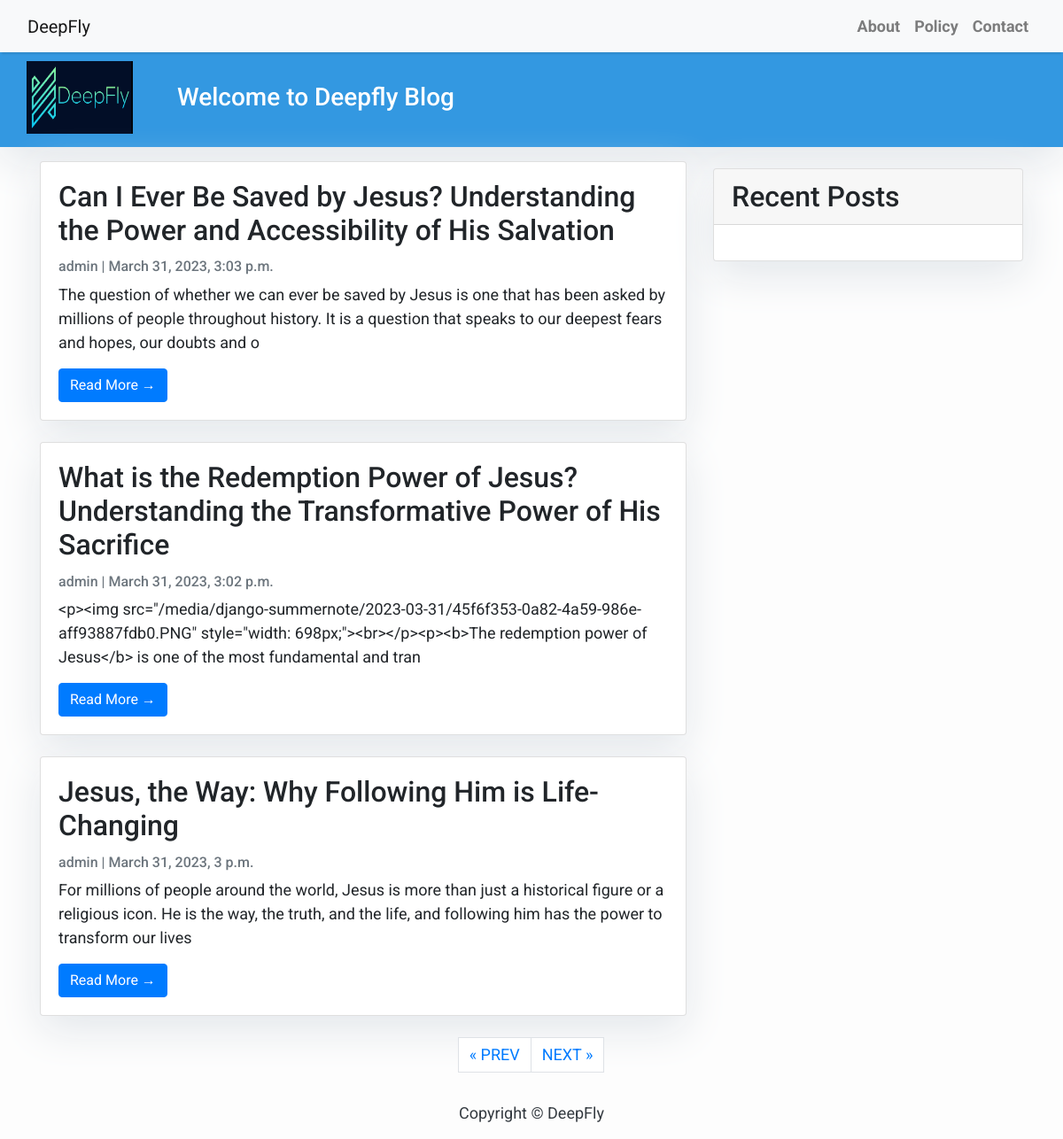
Screenshot of /?page=2 with the database file from the repository.
### blog/models.py (models this page shows, shortened)
class Post(models.Model):
    title = models.CharField(max_length=200, unique=True)
    slug = models.SlugField(max_length=200, unique=True)
    author = models.ForeignKey(User, on_delete= models.CASCADE,related_name='blog_posts')
    updated_on = models.DateTimeField(auto_now= True)
    content = models.TextField()
    created_on = models.DateTimeField(auto_now_add=True)
    status = models.IntegerField(choices=STATUS, default=0)
    class Meta:
        ordering = ['-created_on']

### blog/views.py (the view)
# urls.py: path('', views.PostList, name='home'),
def PostList(request):
    object_list = Post.objects.filter(status=1).order_by('-created_on')
    paginator = Paginator(object_list, 3)  # 3 posts in each page
    page = request.GET.get('page')
    try:
        post_list = paginator.page(page)
    except PageNotAnInteger:
        post_list = paginator.page(1)
    except EmptyPage:
        post_list = paginator.page(paginator.num_pages)
    return render(request,
                  'index.html',
                  {'page': page,
                   'post_list': post_list})

### templates/index.html (shortened to what this page needs)
{% extends "base.html" %}
{% block content %}
<header class="masthead">
    <div class="container">
        <div class="row">
            <img href="{% url 'home' %}" src="/static/img/deepfly.PNG" style="width: 120px;">
            <div class=" col-md-8 col-md-10 mx-auto">
                <div class="site-heading">
                    <h3 class=" site-heading my-4 mt-3 text-white"> Welcome to Deepfly Blog </h3>
                </div>
            </div>
        </div>
    </div>
</header>
<div class="container">
    <div class="row">
        <div class="col-md-8 mt-3 left">
            {% for post in post_list %}
            <div class="card mb-4">
                <div class="card-body">
                    <h2 class="card-title">{{ post.title }}</h2>
                    <p class="card-text text-muted h6">{{ post.author }} | {{ post.created_on}} </p>
                    <p class="card-text">{{post.content|slice:":200" }}</p>
                    <a href="{% url 'post_detail' post.slug  %}" class="btn btn-primary">Read More &rarr;</a>
                </div>
            </div>
            {% endfor %}
        </div>
        {% block sidebar %} {% include 'sidebar.html' %} {% endblock sidebar %}
    </div>
</div>
{% if post_list.has_other_pages %}
  <ul class="pagination justify-content-center">
    {% if post_list.has_previous %}
    <li><a href="?page={{ post_list.previous_page_number }}" class="page-link">&laquo; PREV </a></li>
    {% endif %}
    {% if post_list.has_next %}
    <li><a href="?page={{ post_list.next_page_number }}" class="page-link"> NEXT &raquo;</a></li>
   {% endif %}
  </ul>
{% endif %}
{%endblock%}

### static/css/base.css (style rules this page uses)
body { font-family: "Roboto", sans-serif; font-size: 17px; background-color: #fdfdfd; }
.masthead { background: #3398E1; height: auto; padding-bottom: 15px; box-shadow: 0 16px 48px #E3E7EB; padding-top: 10px; }
.card { box-shadow: 0 16px 48px #E3E7EB; }

### templates/index.html (style rules this page uses)
body { font-family: "Roboto", sans-serif; font-size: 18px; background-color: #fdfdfd; }
.card { box-shadow: 0 16px 48px #E3E7EB; }

### templates/sidebar.html (style rules this page uses)
.card { box-shadow: 0 16px 48px #E3E7EB; }

### rows the page displays
Post: title "Can I Ever Be Saved by Jesus? Understanding the Power and Accessibility of His Salvation", author "admin", created_on "March 31, 2023, 3:03 p.m.", content "The question of whether we can ever be saved by Jesus is one that has been asked by millions of people throughout history. It is a question that speaks to our deepest fears and hopes, our doubts and o"
Post: title "What is the Redemption Power of Jesus? Understanding the Transformative Power of His Sacrifice", author "admin", created_on "March 31, 2023, 3:02 p.m.", content "<p><img src=\"/media/django-summernote/2023-03-31/45f6f353-0a82-4a59-986e-aff93887fdb0.PNG\" style=\"width: 698px;\"><br></p><p><b>The redemption power of Jesus</b> is one of the most fundamental and tran"
Post: title "Jesus, the Way: Why Following Him is Life-Changing", author "admin", created_on "March 31, 2023, 3 p.m.", content "For millions of people around the world, Jesus is more than just a historical figure or a religious icon. He is the way, the truth, and the life, and following him has the power to transform our lives"
